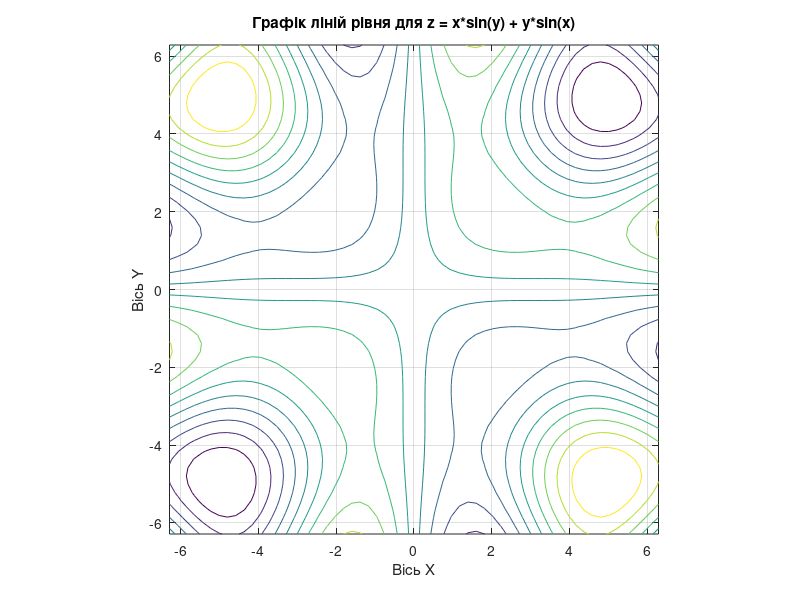

This chart was generated by the following MATLAB code:
% --- Побудова ліній рівня ---

% Створюємо нове вікно
figure;

% Будуємо контурний графік для нашої функції на заданому інтервалі
ezcontour('x*sin(y) + y*sin(x)', [-2*pi, 2*pi]);

% Додаємо форматування
title('Графік ліній рівня для z = x*sin(y) + y*sin(x)');
xlabel('Вісь X');
ylabel('Вісь Y');
grid on;
axis equal; % Вирівнюємо масштаби осей